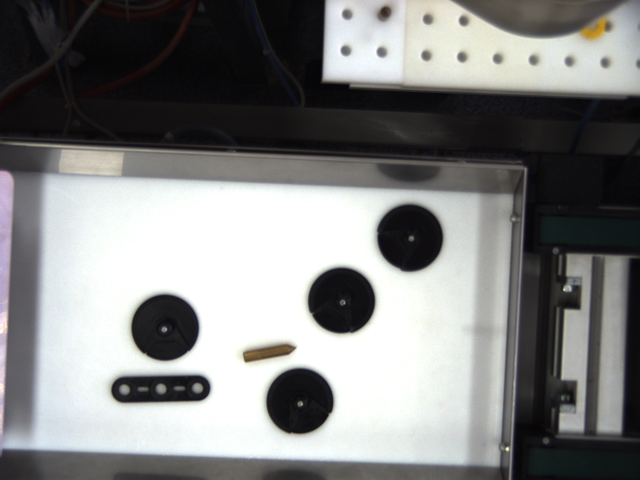
#> input picture photos/poza_cerc4.bmp, 1280 x 960 px, found by its file name (shown at 1/2 size)
$ python main.py
#> lines starting #> are read from the running program, lines starting #| are printed output that depends on the picture; after the words box and inside, x2 and y2 are one past the last pixel; in counts of white or black regions, pixels touching at a corner belong together
### util.py
from config import PHOTO_FOLDER_PATH
import cv2 as cv

#functie careia ii dam doar numele imaginii si o returneaza
def get_image(image_name):
#> called with image_name = 'poza_cerc4.bmp'
    img_path = PHOTO_FOLDER_PATH + '\\' + image_name
    image = cv.imread(img_path)
#> image is the input picture: shape (960, 1280, 3); mean B, G, R 129.8, 130.3, 129.8

    cv.imshow("original_image", image)
    cv.waitKey(0)
    cv.destroyAllWindows()
    return image

### image_processing.py
import numpy as np
import cv2 as cv
import sys


def binarize(img):
    gray_image = cv.cvtColor(img, cv.COLOR_BGR2GRAY)

    # aplicam Gaussian Blur imaginii noastre
    gaussian_blured_image = cv.GaussianBlur(gray_image, (5, 5), 0)

    # binarizam imaginea folosind algoritmul Otsu de binarizare
    ret, th = cv.threshold(gaussian_blured_image, 0, 255,
                           cv.THRESH_BINARY_INV+cv.THRESH_OTSU)

    cv.imshow("binarized_image", th)
    cv.waitKey(0)
    cv.destroyAllWindows()

    return th

#cropare imagine
def adjust_ROI(img):
    (h, w) = img.shape[:2]
#> h = 960; w = 1280
    (cX, cY) = (w // 2, h // 2)
#> cX = 640; cY = 480
    M = cv.getRotationMatrix2D((cX, cY), 2, 1.0)
    rotated = cv.warpAffine(img, M, (w, h))
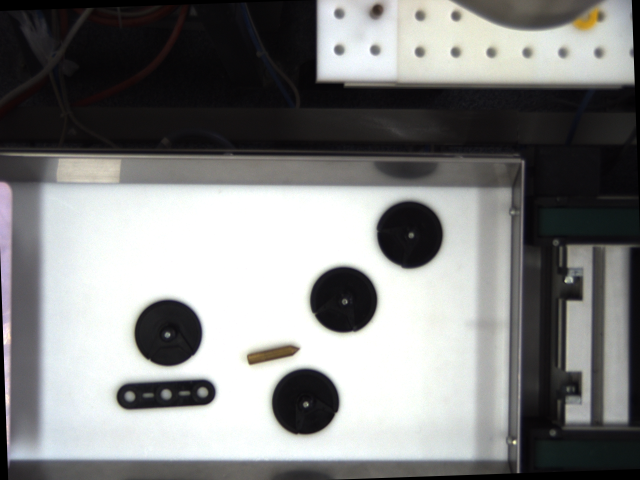
#> rotated: shape (960, 1280, 3) (shown at 1/2 size); mean B, G, R 128.7, 129.2, 128.6
    croped_image = rotated[390:915, 100:940]
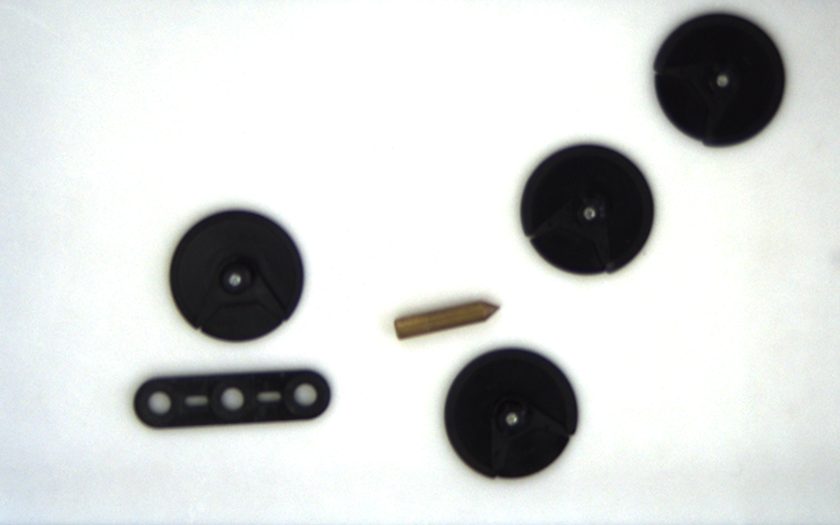
#> croped_image: shape (525, 840, 3); mean B, G, R 211.2, 212.1, 209.6

    cv.imshow("rotated_image", croped_image)
    cv.waitKey(0)
    cv.destroyAllWindows()

    return croped_image

### shapes.py
import cv2 as cv
from matplotlib import image
from image_processing import binarize


def get_shapes(img):
    image = img
    binarized_image = binarize(img)
#> in binarize, `ret, th = cv.threshold(gaussian_blured_image, 0, 255, cv.THRESH_BINARY..`:
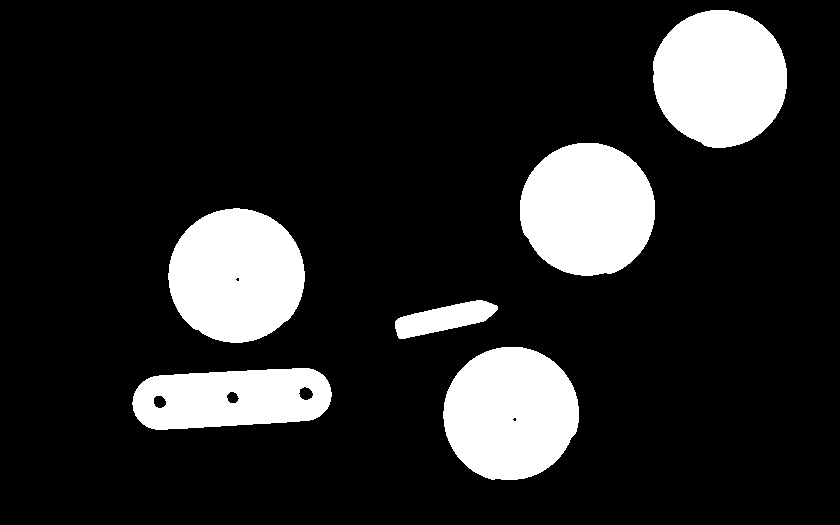
#> th: shape (525, 840); 15.7% white; 6 white regions
#> in binarize, `ret, th = cv.threshold(gaussian_blured_image, 0, 255, cv.THRESH_BINARY..`: ret = 138
    # cautam contururile din poza
    contours, _ = cv.findContours(binarized_image, cv.RETR_TREE, cv.CHAIN_APPROX_NONE)
#> contours = 11 contours, 2 with area under 20; largest, box (x1, y1, x2, y2) and area: (653, 10, 787, 148) 14314, (168, 208, 305, 343) 14192, (520, 143, 655, 276) 14024, (443, 347, 579, 480) 14018, (132, 368, 332, 430) 9951
    cv.drawContours(image, contours, -1, (0, 255, 0), 3)
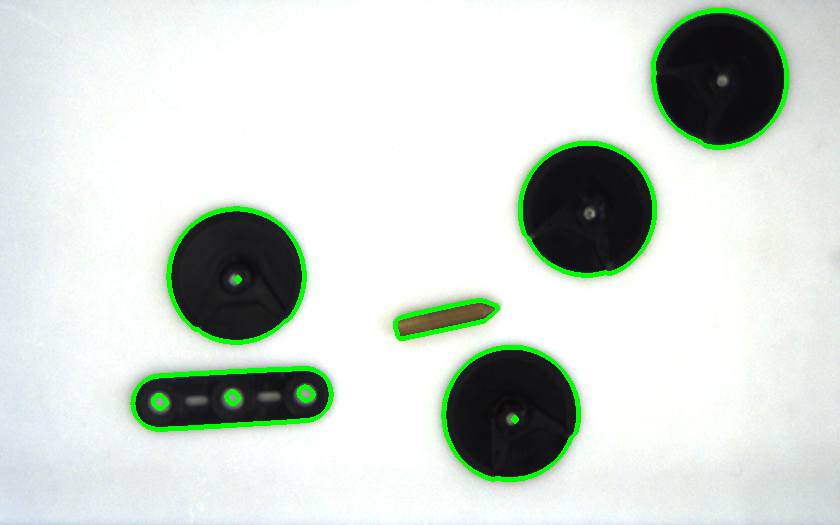
#> image: shape (525, 840, 3); 2.61% of pixels changed, all inside (x1, y1, x2, y2) = (130, 8, 789, 482)


    return contours, image

### main.py
import cv2 as cv
from shapes import get_shapes
from util import get_image
from image_processing import adjust_ROI


def main():
    original_image = get_image('poza_cerc4.bmp')
    rotated_image = adjust_ROI(original_image)
    contours, image = get_shapes(rotated_image)

    print("Imaginea are " + str(len(contours)) + " contururi")
#| Imaginea are 11 contururi
    index = 1

    for contour in contours:
        rightmost = tuple(contour[contour[:,:,0].argmax()][0])
        font = cv.FONT_HERSHEY_SIMPLEX
        bottomLeftCornerOfText = (rightmost)
        fontScale = 1
        fontColor = (255, 0, 0)
        thickness = 3
        lineType = 2


        cv.putText(image, str(index),
                    bottomLeftCornerOfText,
                    font,
                    fontScale,
                    fontColor,
                    thickness,
                    lineType)

        index = index + 1
#> this loop made 11 passes
#> bottomLeftCornerOfText on passes 1 to 11: (331, 396), (166, 401), (239, 398), (313, 393), (578, 422), (516, 418), (497, 309), (304, 281), (239, 278), (654, 219), (786, 88)
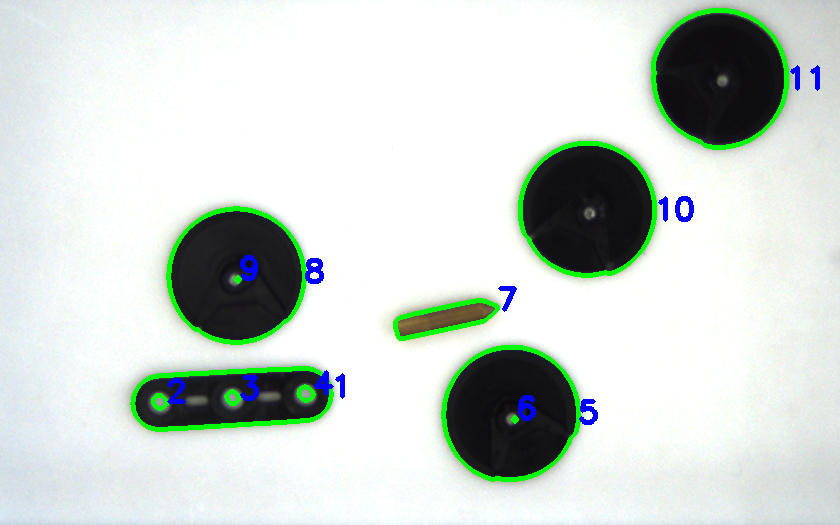
#> image: shape (525, 840, 3); 0.68% of pixels changed, all inside (x1, y1, x2, y2) = (167, 65, 820, 425)
#> after the loop, index = 12

    cv.imshow("contours", image)
    cv.waitKey(0)
    cv.destroyAllWindows()

    print("Introduceti numarul celor 2 contururi de comparat")
    first_number = int(input())
#> the answer given: 3
    second_number = int(input())
#> the answer given: 3
    print(cv.matchShapes(contours[first_number-1],
          contours[second_number-1], 1, 0.0))
#| 0.0


if __name__ == "__main__":
    main()

$ run again, with photos/poza_cerc1.bmp copied over photos/poza_cerc4.bmp
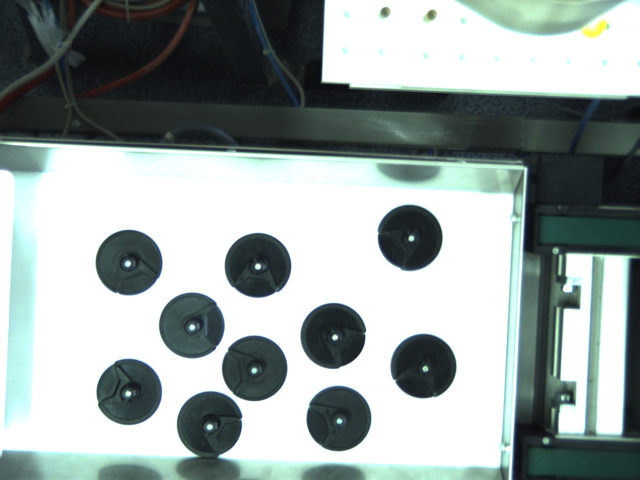
#> input picture photos/poza_cerc1.bmp, 1280 x 960 px, found by its file name (shown at 1/2 size)
#> in get_image, image is the input picture: shape (960, 1280, 3); mean B, G, R 160.4, 162.1, 151.8
#> in binarize, `ret, th = cv.threshold(gaussian_blured_image, 0, 255, cv.THRESH_BINARY..`:
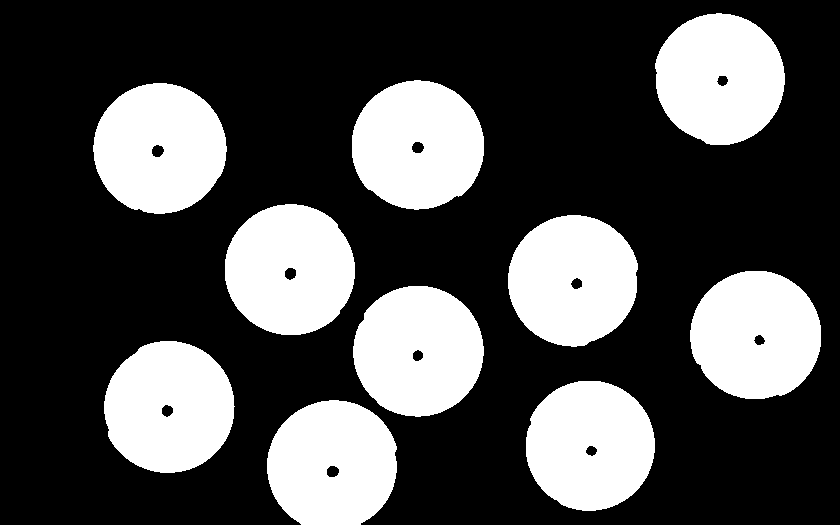
#> th: shape (525, 840); 30.2% white; 10 white regions
#> ret = 155
#> in get_shapes, `contours, _ = cv.findContours(binarized_image, cv.RETR_TREE, cv.CHAIN_..`: contours = 20 contours; largest, box (x1, y1, x2, y2) and area: (93, 83, 227, 214) 13465, (104, 341, 235, 473) 13340, (352, 80, 484, 210) 13288, (225, 204, 355, 335) 13250, (353, 286, 484, 417) 13236
#| Imaginea are 20 contururi
#> the loop in main, `for contour in contours:` made 20 passes
#> bottomLeftCornerOfText on passes 1 to 8: (396, 472), (339, 469), (654, 452), (597, 449), (234, 406), (173, 408), (483, 355), (423, 353)
#> after the loop in main, `for contour in contours:`:
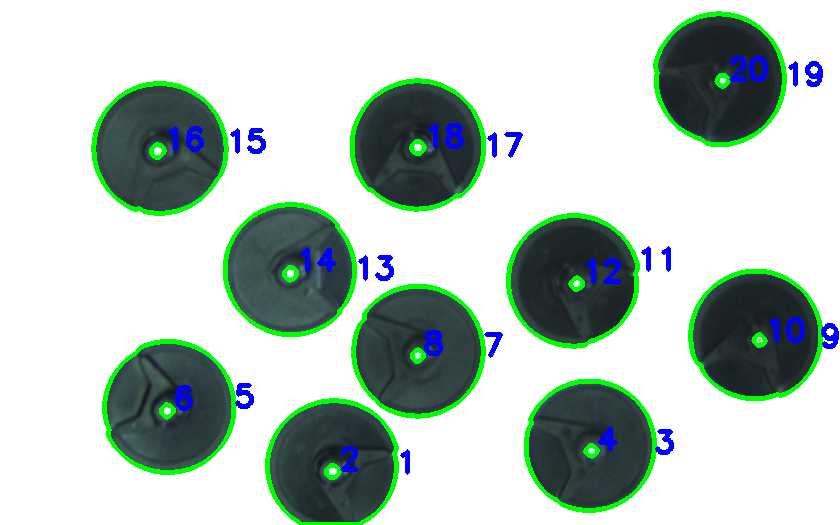
#> image: shape (525, 840, 3); mean B, G, R 191.3, 198.4, 183.2
#> after the loop in main, `for contour in contours:`: index = 21
#| 0.0

$ run again, with photos/poza_cerc3.bmp copied over photos/poza_cerc4.bmp
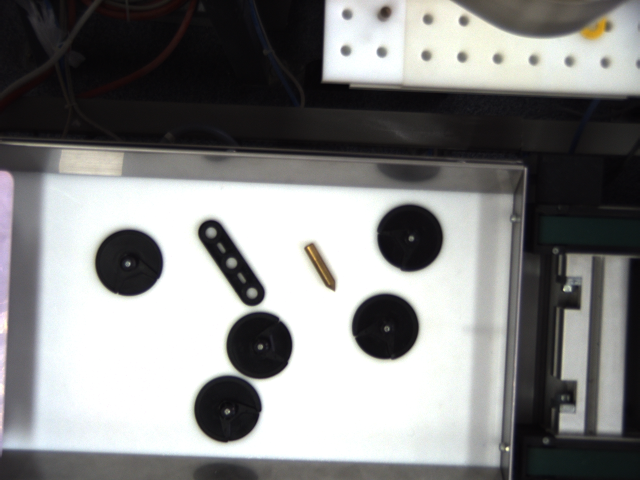
#> input picture photos/poza_cerc3.bmp, 1280 x 960 px, found by its file name (shown at 1/2 size)
#> in get_image, image is the input picture: shape (960, 1280, 3); mean B, G, R 131.2, 131.6, 131.4
#> in binarize, `ret, th = cv.threshold(gaussian_blured_image, 0, 255, cv.THRESH_BINARY..`:
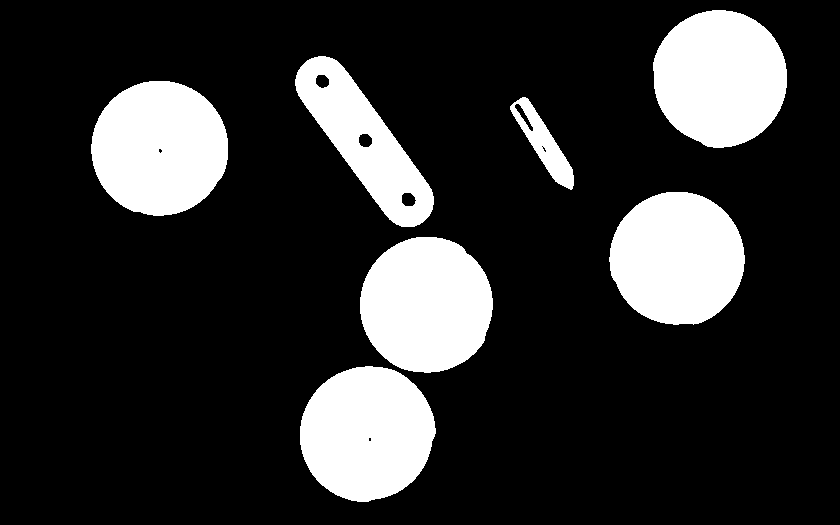
#> th: shape (525, 840); 18.9% white; 7 white regions
#> ret = 140
#> in get_shapes, `contours, _ = cv.findContours(binarized_image, cv.RETR_TREE, cv.CHAIN_..`: contours = 15 contours, 4 with area under 20; largest, box (x1, y1, x2, y2) and area: (91, 81, 228, 216) 14346, (653, 10, 787, 148) 14234, (300, 366, 436, 502) 14079, (360, 237, 493, 373) 14036, (609, 192, 745, 325) 13958
#| Imaginea are 15 contururi
#> the loop in main, `for contour in contours:` made 15 passes
#> bottomLeftCornerOfText on passes 1, 2, 3, 4, 5, 6, 8, 9: (435, 433), (371, 438), (492, 309), (744, 263), (573, 185), (546, 150), (533, 127), (227, 159)
#> after the loop in main, `for contour in contours:`:
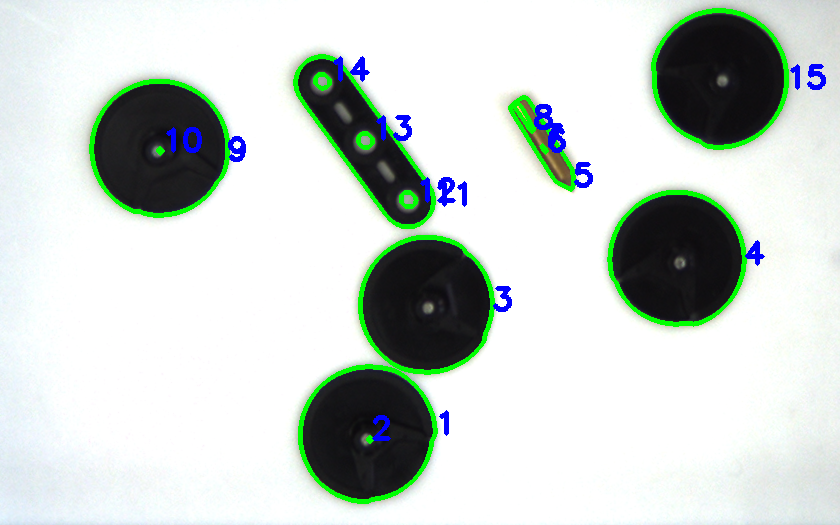
#> image: shape (525, 840, 3); mean B, G, R 205, 210.3, 201.1
#> after the loop in main, `for contour in contours:`: index = 16
#| 0.0
